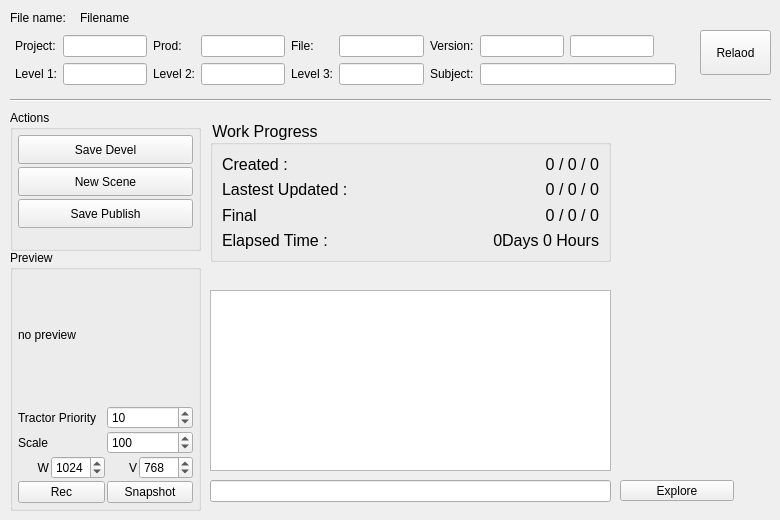
    <widget class="QWidget" name="tab">
     <attribute name="title">
      <string>Currently Open</string>
     </attribute>
     <widget class="QLineEdit" name="currOpenLocationField">
      <property name="geometry">
       <rect>
        <x>210</x>
        <y>480</y>
        <width>401</width>
        <height>22</height>
       </rect>
      </property>
      <property name="readOnly">
       <bool>true</bool>
      </property>
     </widget>
     <widget class="QPushButton" name="currOpenExploreButton">
      <property name="geometry">
       <rect>
        <x>620</x>
        <y>480</y>
        <width>114</width>
        <height>21</height>
       </rect>
      </property>
      <property name="text">
       <string>Explore</string>
      </property>
     </widget>
     <widget class="Line" name="line">
      <property name="geometry">
       <rect>
        <x>10</x>
        <y>90</y>
        <width>761</width>
        <height>20</height>
       </rect>
      </property>
      <property name="orientation">
       <enum>Qt::Horizontal</enum>
      </property>
     </widget>
     <widget class="QLabel" name="label_10">
      <property name="geometry">
       <rect>
        <x>10</x>
        <y>10</y>
        <width>71</width>
        <height>16</height>
       </rect>
      </property>
      <property name="text">
       <string>File name:</string>
      </property>
     </widget>
     <widget class="QLabel" name="currOpenFileNameLabel">
      <property name="geometry">
       <rect>
        <x>80</x>
        <y>10</y>
        <width>611</width>
        <height>16</height>
       </rect>
      </property>
      <property name="text">
       <string>Filename</string>
      </property>
     </widget>
     <widget class="QPushButton" name="refreshOpenedButton">
      <property name="geometry">
       <rect>
        <x>700</x>
        <y>30</y>
        <width>71</width>
        <height>45</height>
       </rect>
      </property>
      <property name="text">
       <string>Relaod</string>
      </property>
      <property name="icon">
       <iconset>
        <normaloff>../icons/reload.xpm</normaloff>../icons/reload.xpm</iconset>
      </property>
      <property name="iconSize">
       <size>
        <width>35</width>
        <height>35</height>
       </size>
      </property>
      <property name="flat">
       <bool>false</bool>
      </property>
     </widget>
     <widget class="QGroupBox" name="groupBox">
      <property name="geometry">
       <rect>
        <x>10</x>
        <y>250</y>
        <width>191</width>
        <height>261</height>
       </rect>
      </property>
      <property name="title">
       <string>Preview </string>
      </property>
      <layout class="QVBoxLayout" name="verticalLayout_2">
       <property name="spacing">
        <number>2</number>
       </property>
       <property name="margin">
        <number>5</number>
       </property>
       <item>
        <widget class="QLabel" name="currOpenPreviewImage">
         <property name="minimumSize">
          <size>
           <width>164</width>
           <height>105</height>
          </size>
         </property>
         <property name="text">
          <string>no preview</string>
         </property>
        </widget>
       </item>
       <item>
        <spacer name="verticalSpacer">
         <property name="orientation">
          <enum>Qt::Vertical</enum>
         </property>
         <property name="sizeType">
          <enum>QSizePolicy::Preferred</enum>
         </property>
         <property name="sizeHint" stdset="0">
          <size>
           <width>20</width>
           <height>10</height>
          </size>
         </property>
        </spacer>
       </item>
       <item>
        <layout class="QHBoxLayout" name="horizontalLayout_2">
         <item>
          <widget class="QLabel" name="priority_label">
           <property name="text">
            <string>Tractor Priority</string>
           </property>
          </widget>
         </item>
         <item>
          <widget class="QSpinBox" name="tracPriority_spinBox">
           <property name="minimumSize">
            <size>
             <width>0</width>
             <height>22</height>
            </size>
           </property>
           <property name="value">
            <number>10</number>
           </property>
          </widget>
         </item>
        </layout>
       </item>
       <item>
        <layout class="QHBoxLayout" name="horizontalLayout_3">
         <item>
          <widget class="QLabel" name="priority_label_2">
           <property name="text">
            <string>Scale</string>
           </property>
          </widget>
         </item>
         <item>
          <widget class="QSpinBox" name="previewScale_spinBox">
           <property name="minimumSize">
            <size>
             <width>0</width>
             <height>22</height>
            </size>
           </property>
           <property name="minimum">
            <number>1</number>
           </property>
           <property name="maximum">
            <number>300</number>
           </property>
           <property name="value">
            <number>100</number>
           </property>
          </widget>
         </item>
        </layout>
       </item>
       <item>
        <layout class="QHBoxLayout" name="horizontalLayout">
         <item>
          <widget class="QLabel" name="label_2">
           <property name="text">
            <string>W</string>
           </property>
           <property name="alignment">
            <set>Qt::AlignRight|Qt::AlignTrailing|Qt::AlignVCenter</set>
           </property>
          </widget>
         </item>
         <item>
          <widget class="QSpinBox" name="width_sp">
           <property name="minimumSize">
            <size>
             <width>0</width>
             <height>22</height>
            </size>
           </property>
           <property name="minimum">
            <number>10</number>
           </property>
           <property name="maximum">
            <number>2048</number>
           </property>
           <property name="value">
            <number>1024</number>
           </property>
          </widget>
         </item>
         <item>
          <widget class="QLabel" name="label_3">
           <property name="text">
            <string>V</string>
           </property>
           <property name="alignment">
            <set>Qt::AlignRight|Qt::AlignTrailing|Qt::AlignVCenter</set>
           </property>
          </widget>
         </item>
         <item>
          <widget class="QSpinBox" name="height_sp">
           <property name="minimumSize">
            <size>
             <width>0</width>
             <height>22</height>
            </size>
           </property>
           <property name="minimum">
            <number>10</number>
           </property>
           <property name="maximum">
            <number>2048</number>
           </property>
           <property name="value">
            <number>768</number>
           </property>
          </widget>
         </item>
        </layout>
       </item>
       <item>
        <layout class="QHBoxLayout" name="horizontalLayout_5">
         <item>
          <widget class="QPushButton" name="currOpenRecordPlayblastButton">
           <property name="minimumSize">
            <size>
             <width>0</width>
             <height>22</height>
            </size>
           </property>
           <property name="maximumSize">
            <size>
             <width>16777215</width>
             <height>16777215</height>
            </size>
           </property>
           <property name="text">
            <string>Rec</string>
           </property>
           <property name="icon">
            <iconset>
             <normaloff>../icons/rec.png</normaloff>../icons/rec.png</iconset>
           </property>
          </widget>
         </item>
         <item>
          <widget class="QPushButton" name="currOpenSnapshotButton">
           <property name="minimumSize">
            <size>
             <width>0</width>
             <height>22</height>
            </size>
           </property>
           <property name="text">
            <string>Snapshot</string>
           </property>
           <property name="icon">
            <iconset>
             <normaloff>../icons/snapshot.png</normaloff>../icons/snapshot.png</iconset>
           </property>
          </widget>
         </item>
        </layout>
       </item>
      </layout>
      <zorder>currOpenPreviewImage</zorder>
      <zorder>verticalSpacer</zorder>
     </widget>
     <widget class="QGroupBox" name="groupBox_2">
      <property name="geometry">
       <rect>
        <x>10</x>
        <y>110</y>
        <width>191</width>
        <height>141</height>
       </rect>
      </property>
      <property name="title">
       <string>Actions</string>
      </property>
      <layout class="QVBoxLayout" name="verticalLayout">
       <property name="spacing">
        <number>3</number>
       </property>
       <property name="margin">
        <number>5</number>
       </property>
       <item>
        <widget class="QPushButton" name="currOpenSaveDevelButton">
         <property name="minimumSize">
          <size>
           <width>0</width>
           <height>29</height>
          </size>
         </property>
         <property name="styleSheet">
          <string notr="true"/>
         </property>
         <property name="text">
          <string>Save Devel</string>
         </property>
         <property name="icon">
          <iconset>
           <normaloff>../icons/saveDevel.png</normaloff>../icons/saveDevel.png</iconset>
         </property>
        </widget>
       </item>
       <item>
        <widget class="QPushButton" name="currOpenCloseButton">
         <property name="minimumSize">
          <size>
           <width>0</width>
           <height>29</height>
          </size>
         </property>
         <property name="text">
          <string>New Scene</string>
         </property>
        </widget>
       </item>
       <item>
        <widget class="QPushButton" name="currOpenSavePublishButton">
         <property name="minimumSize">
          <size>
           <width>0</width>
           <height>29</height>
          </size>
         </property>
         <property name="styleSheet">
          <string notr="true"/>
         </property>
         <property name="text">
          <string>Save Publish</string>
         </property>
         <property name="icon">
          <iconset>
           <normaloff>../icons/savePub.png</normaloff>../icons/savePub.png</iconset>
         </property>
         <property name="autoDefault">
          <bool>false</bool>
         </property>
         <property name="default">
          <bool>false</bool>
         </property>
         <property name="flat">
          <bool>false</bool>
         </property>
        </widget>
       </item>
       <item>
        <spacer name="verticalSpacer_2">
         <property name="orientation">
          <enum>Qt::Vertical</enum>
         </property>
         <property name="sizeHint" stdset="0">
          <size>
           <width>20</width>
           <height>40</height>
          </size>
         </property>
        </spacer>
       </item>
      </layout>
     </widget>
     <widget class="QGroupBox" name="groupBox_4">
      <property name="geometry">
       <rect>
        <x>210</x>
        <y>120</y>
        <width>401</width>
        <height>142</height>
       </rect>
      </property>
      <property name="styleSheet">
       <string notr="true">font: 12pt ;</string>
      </property>
      <property name="title">
       <string>Work Progress</string>
      </property>
      <layout class="QGridLayout" name="gridLayout_2">
       <item row="3" column="0">
        <widget class="QLabel" name="label_4">
         <property name="font">
          <font>
           <pointsize>12</pointsize>
           <weight>50</weight>
           <italic>false</italic>
           <bold>false</bold>
          </font>
         </property>
         <property name="text">
          <string>Elapsed Time : </string>
         </property>
        </widget>
       </item>
       <item row="2" column="0">
        <widget class="QLabel" name="label_21">
         <property name="font">
          <font>
           <pointsize>12</pointsize>
           <weight>50</weight>
           <italic>false</italic>
           <bold>false</bold>
          </font>
         </property>
         <property name="text">
          <string>Final</string>
         </property>
        </widget>
       </item>
       <item row="1" column="1">
        <widget class="QLabel" name="latestUpdate_lb">
         <property name="font">
          <font>
           <pointsize>12</pointsize>
           <weight>50</weight>
           <italic>false</italic>
           <bold>false</bold>
          </font>
         </property>
         <property name="text">
          <string>0 / 0 / 0</string>
         </property>
         <property name="alignment">
          <set>Qt::AlignRight|Qt::AlignTrailing|Qt::AlignVCenter</set>
         </property>
        </widget>
       </item>
       <item row="0" column="1">
        <widget class="QLabel" name="created_lb">
         <property name="font">
          <font>
           <pointsize>12</pointsize>
           <weight>50</weight>
           <italic>false</italic>
           <bold>false</bold>
          </font>
         </property>
         <property name="layoutDirection">
          <enum>Qt::LeftToRight</enum>
         </property>
         <property name="text">
          <string>0 / 0 / 0</string>
         </property>
         <property name="alignment">
          <set>Qt::AlignRight|Qt::AlignTrailing|Qt::AlignVCenter</set>
         </property>
        </widget>
       </item>
       <item row="0" column="0">
        <widget class="QLabel" name="label_13">
         <property name="font">
          <font>
           <pointsize>12</pointsize>
           <weight>50</weight>
           <italic>false</italic>
           <bold>false</bold>
          </font>
         </property>
         <property name="text">
          <string>Created :</string>
         </property>
        </widget>
       </item>
       <item row="1" column="0">
        <widget class="QLabel" name="label_11">
         <property name="font">
          <font>
           <pointsize>12</pointsize>
           <weight>50</weight>
           <italic>false</italic>
           <bold>false</bold>
          </font>
         </property>
         <property name="text">
          <string>Lastest Updated :</string>
         </property>
        </widget>
       </item>
       <item row="2" column="1">
        <widget class="QLabel" name="finaldate_lb">
         <property name="font">
          <font>
           <pointsize>12</pointsize>
           <weight>50</weight>
           <italic>false</italic>
           <bold>false</bold>
          </font>
         </property>
         <property name="text">
          <string>0 / 0 / 0</string>
         </property>
         <property name="alignment">
          <set>Qt::AlignRight|Qt::AlignTrailing|Qt::AlignVCenter</set>
         </property>
        </widget>
       </item>
       <item row="3" column="1">
        <widget class="QLabel" name="elasedTime_lb">
         <property name="font">
          <font>
           <pointsize>12</pointsize>
           <weight>50</weight>
           <italic>false</italic>
           <bold>false</bold>
          </font>
         </property>
         <property name="text">
          <string>0Days 0 Hours</string>
         </property>
         <property name="alignment">
          <set>Qt::AlignRight|Qt::AlignTrailing|Qt::AlignVCenter</set>
         </property>
        </widget>
       </item>
      </layout>
     </widget>
     <widget class="QWidget" name="layoutWidget">
      <property name="geometry">
       <rect>
        <x>10</x>
        <y>30</y>
        <width>671</width>
        <height>60</height>
       </rect>
      </property>
      <layout class="QGridLayout" name="gridLayout">
       <property name="sizeConstraint">
        <enum>QLayout::SetDefaultConstraint</enum>
       </property>
       <property name="margin">
        <number>5</number>
       </property>
       <item row="0" column="0">
        <widget class="QLabel" name="label_31">
         <property name="minimumSize">
          <size>
           <width>0</width>
           <height>22</height>
          </size>
         </property>
         <property name="text">
          <string>Project:</string>
         </property>
        </widget>
       </item>
       <item row="0" column="1">
        <widget class="QLineEdit" name="currOpenProjectField">
         <property name="minimumSize">
          <size>
           <width>0</width>
           <height>22</height>
          </size>
         </property>
         <property name="readOnly">
          <bool>true</bool>
         </property>
        </widget>
       </item>
       <item row="0" column="2">
        <widget class="QLabel" name="label">
         <property name="minimumSize">
          <size>
           <width>0</width>
           <height>22</height>
          </size>
         </property>
         <property name="text">
          <string>Prod:</string>
         </property>
        </widget>
       </item>
       <item row="0" column="3">
        <widget class="QLineEdit" name="currOpenProdField">
         <property name="minimumSize">
          <size>
           <width>0</width>
           <height>22</height>
          </size>
         </property>
         <property name="readOnly">
          <bool>true</bool>
         </property>
        </widget>
       </item>
       <item row="0" column="4">
        <widget class="QLabel" name="label_32">
         <property name="minimumSize">
          <size>
           <width>0</width>
           <height>22</height>
          </size>
         </property>
         <property name="text">
          <string>File:</string>
         </property>
        </widget>
       </item>
       <item row="0" column="5">
        <widget class="QLineEdit" name="currOpenFileField">
         <property name="minimumSize">
          <size>
           <width>0</width>
           <height>22</height>
          </size>
         </property>
         <property name="readOnly">
          <bool>true</bool>
         </property>
        </widget>
       </item>
       <item row="0" column="6">
        <widget class="QLabel" name="label_14">
         <property name="minimumSize">
          <size>
           <width>0</width>
           <height>22</height>
          </size>
         </property>
         <property name="text">
          <string>Version:</string>
         </property>
        </widget>
       </item>
       <item row="0" column="7">
        <widget class="QLineEdit" name="currOpenVerField">
         <property name="minimumSize">
          <size>
           <width>0</width>
           <height>22</height>
          </size>
         </property>
         <property name="readOnly">
          <bool>true</bool>
         </property>
        </widget>
       </item>
       <item row="0" column="8">
        <widget class="QLineEdit" name="currOpenWipField">
         <property name="minimumSize">
          <size>
           <width>0</width>
           <height>22</height>
          </size>
         </property>
         <property name="readOnly">
          <bool>true</bool>
         </property>
        </widget>
       </item>
       <item row="0" column="9">
        <spacer name="horizontalSpacer">
         <property name="orientation">
          <enum>Qt::Horizontal</enum>
         </property>
         <property name="sizeHint" stdset="0">
          <size>
           <width>40</width>
           <height>20</height>
          </size>
         </property>
        </spacer>
       </item>
       <item row="1" column="0">
        <widget class="QLabel" name="label_19">
         <property name="minimumSize">
          <size>
           <width>0</width>
           <height>22</height>
          </size>
         </property>
         <property name="text">
          <string>Level 1:</string>
         </property>
        </widget>
       </item>
       <item row="1" column="1">
        <widget class="QLineEdit" name="currOpenLevel1Field">
         <property name="minimumSize">
          <size>
           <width>0</width>
           <height>22</height>
          </size>
         </property>
         <property name="readOnly">
          <bool>true</bool>
         </property>
        </widget>
       </item>
       <item row="1" column="2">
        <widget class="QLabel" name="label_26">
         <property name="minimumSize">
          <size>
           <width>0</width>
           <height>22</height>
          </size>
         </property>
         <property name="text">
          <string>Level 2:</string>
         </property>
        </widget>
       </item>
       <item row="1" column="3">
        <widget class="QLineEdit" name="currOpenLevel2Field">
         <property name="minimumSize">
          <size>
           <width>0</width>
           <height>22</height>
          </size>
         </property>
         <property name="readOnly">
          <bool>true</bool>
         </property>
        </widget>
       </item>
       <item row="1" column="4">
        <widget class="QLabel" name="label_27">
         <property name="minimumSize">
          <size>
           <width>0</width>
           <height>22</height>
          </size>
         </property>
         <property name="text">
          <string>Level 3:</string>
         </property>
        </widget>
       </item>
       <item row="1" column="5">
        <widget class="QLineEdit" name="currOpenLevel3Field">
         <property name="minimumSize">
          <size>
           <width>0</width>
           <height>22</height>
          </size>
         </property>
         <property name="readOnly">
          <bool>true</bool>
         </property>
        </widget>
       </item>
       <item row="1" column="6">
        <widget class="QLabel" name="label_28">
         <property name="minimumSize">
          <size>
           <width>0</width>
           <height>22</height>
          </size>
         </property>
         <property name="text">
          <string>Subject:</string>
         </property>
        </widget>
       </item>
       <item row="1" column="7" colspan="3">
        <widget class="QLineEdit" name="currOpenSubjectField">
         <property name="minimumSize">
          <size>
           <width>0</width>
           <height>22</height>
          </size>
         </property>
         <property name="readOnly">
          <bool>true</bool>
         </property>
        </widget>
       </item>
      </layout>
     </widget>
     <widget class="QListWidget" name="preview_list">
      <property name="geometry">
       <rect>
        <x>210</x>
        <y>290</y>
        <width>401</width>
        <height>181</height>
       </rect>
      </property>
      <property name="font">
       <font>
        <pointsize>12</pointsize>
       </font>
      </property>
      <property name="styleSheet">
       <string notr="true"/>
      </property>
      <property name="alternatingRowColors">
       <bool>true</bool>
      </property>
      <property name="resizeMode">
       <enum>QListView::Fixed</enum>
      </property>
      <property name="layoutMode">
       <enum>QListView::SinglePass</enum>
      </property>
      <property name="spacing">
       <number>2</number>
      </property>
     </widget>
     <zorder>layoutWidget</zorder>
     <zorder>currOpenLocationField</zorder>
     <zorder>currOpenExploreButton</zorder>
     <zorder>line</zorder>
     <zorder>label_10</zorder>
     <zorder>currOpenFileNameLabel</zorder>
     <zorder>refreshOpenedButton</zorder>
     <zorder>groupBox</zorder>
     <zorder>groupBox_2</zorder>
     <zorder>groupBox_4</zorder>
     <zorder>preview_list</zorder>
    </widget>
